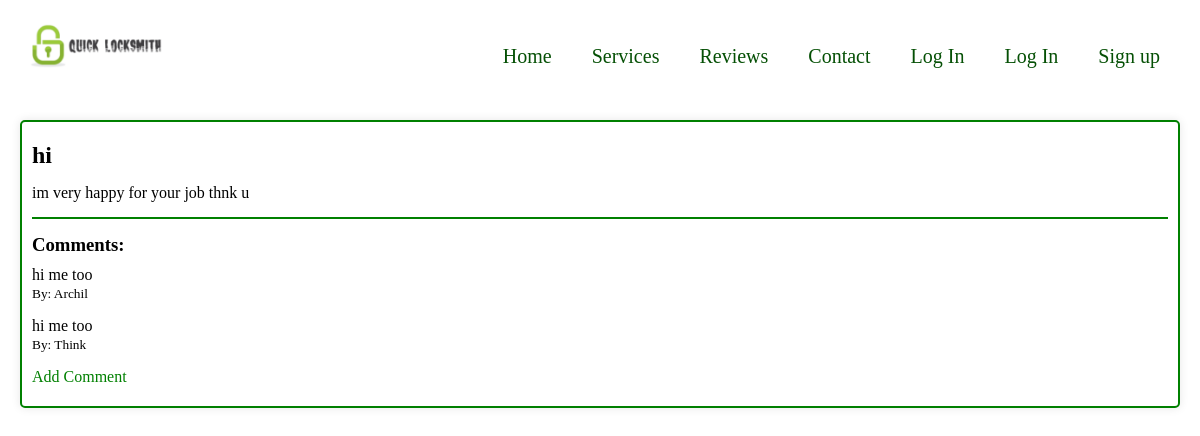
Page /reviews/7/ on the earlier database version.
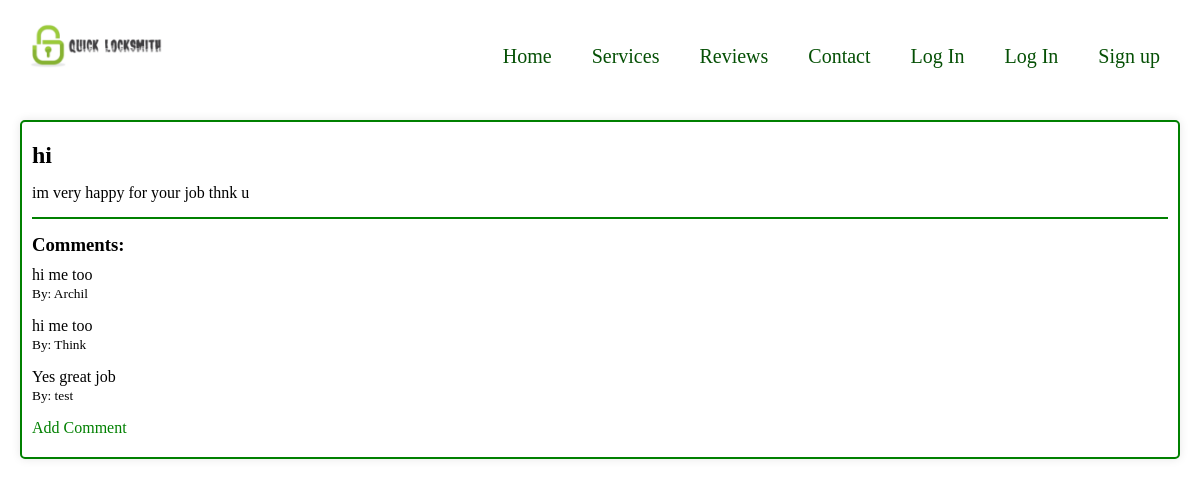
Same page on the later database version.
### main/models.py (models this page shows, shortened)
class Review(models.Model):
    title = models.CharField(max_length=200)
    content = models.TextField()
    author = models.ForeignKey(User, on_delete=models.CASCADE)
    created_at = models.DateTimeField(auto_now_add=True)

class Comment(models.Model):
    review = models.ForeignKey(Review, related_name='comments', on_delete=models.CASCADE)
    content = models.TextField()
    author = models.ForeignKey(User, on_delete=models.CASCADE)
    created_at = models.DateTimeField(auto_now_add=True)

### main/views.py (the view)
# urls.py: path('reviews/<int:pk>/', views.review_detail, name='review_detail'),
def review_detail(request, pk):
    review = get_object_or_404(Review, pk=pk)
    return render(request, 'main/review_detail.html', {'review': review})

### main/templates/main/review_detail.html (shortened to what this page needs)
{% load static %}
<!DOCTYPE html>
<html lang="en">
<head>
    <link rel="stylesheet" href="{% static 'main/css/index.css' %}">
</head>
<body>
    <div class="container">
        <div class="header">
            <nav class="nav-bar">
                <div class="logo">
                    <a href="{% url 'home' %}"><img src="{% static 'main/images/LOGO.PNG' %}" alt="QUICK LOCKSMITH"></a>
                </div>
            </nav>
             <div class="lis">
                <li class="list"><a href="{% url 'home' %}">Home</a></li>
                <li class="list"><a href="{% url 'services' %}">Services</a></li>
                <li class="list"><a href="{% url 'reviews' %}">Reviews</a></li>
                <li class="list"><a href="{% url 'location' %}">Contact</a></li>
                <li class="list"><a href="{% url 'login' %}">Log In</a></li>
                 <li class="list" id="Lo"><a href="{% url 'login' %}">Log In</a></li>
                 {% if request.user.is_authenticated %}
                 <style>
                    #Lo {
                        display: none;
                    }
                </style>
                  <div class="logged-user">
                          <div class="fl-left">
                              <span>Hello</span>
                              <p class="hello-user">{{ user }}</p>
                          </div>
                         <form class="logout" method="post" action="{% url 'logout' %}">
                            {% csrf_token %}
                            <button class="out" type="submit">Logout --></button>
                         </form>
                  </div>
                 {% else %}
                   <li class="list"><a href="{% url 'sign_up' %}">Sign up</a></li>
                {% endif %}
            </div>
        </div>
    </div>
  <div class="container">
       <div class="review">
        <h2>{{ review.title }}</h2>
        <p>{{ review.content }}</p>
        <h3>Comments:</h3>
            {% for comment in review.comments.all %}
                <div class="comment">
                    <p>{{ comment.content }}</p>
                    <small>By: {{ comment.author.username }}</small>
                </div>
            {% endfor %}
            <a href="{% url 'add_comment' review.pk %}" class="add-comment-link">Add Comment</a>
        </div>
  </div>
</body>
</html>

### main/static/main/css/index.css (style rules this page uses)
body { overflow-x: hidden; }
* { box-sizing: border-box; margin: 0; padding: 0; }
.container { padding: 20px; }
.logo { width: 150px; height: 30px; }
.logo img { width: 100%; }
li { display: flex; }
li a { text-decoration: none; color: white; margin-top: 15px; color: rgb(0 255 147); }
.nav-bar { display: flex; justify-content: space-between; }
.lis { display: none; position: absolute; right: 40px; }
.review { background-color: white; padding: 20px; margin-bottom: 20px; border-radius: 5px; box-shadow: 0 0 10px rgba(0, 0, 0, 0.1); }
.review > * { margin-bottom:15px; }
.review { border: 2px solid green; padding: 20px 10px; }
.review > h3 { margin: 10px 0px; }
.review > p { padding-bottom:15px; border-bottom: 2px solid green; }
.add-comment-link { text-decoration: none; color: green; }
@media screen and (min-width: 1024px) { .nav-bar { margin-bottom: 30px; } }
@media screen and (min-width: 1024px) { .lis { display: flex; margin-top: -50px; font-size: 20px; } }
@media screen and (min-width: 1024px) { .list { margin-left: 40px; } }
@media screen and (min-width: 1024px) { .lis a { color: rgb(5, 80, 5); } }

Differences in the rows shown:
added Comment: content "Yes great job", author.username "test"
